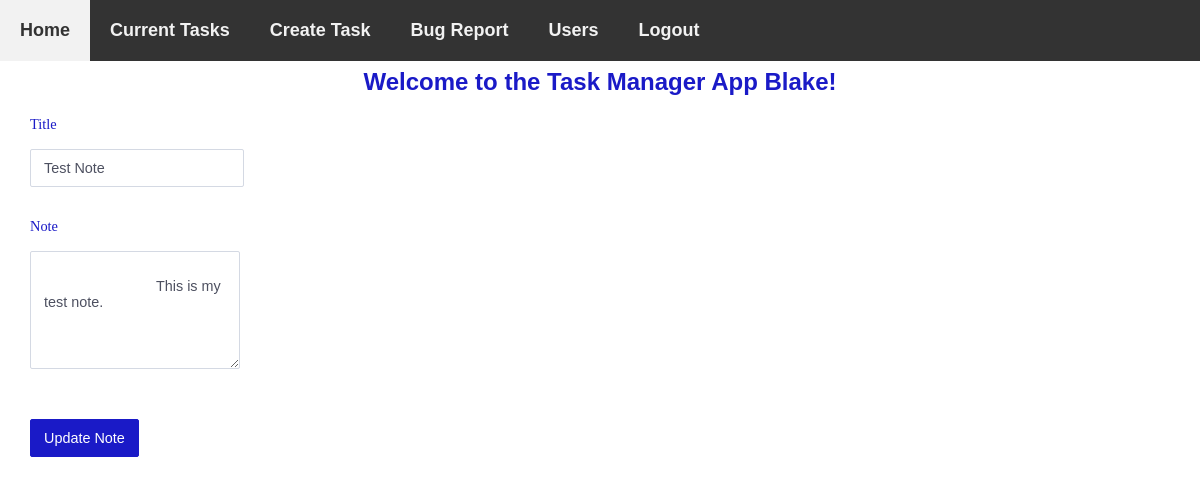
The page /notes/edit/1 (signed in) on the database its author committed.
### models.py (models this page shows, shortened)
class User(db.Model):
    id = db.Column("id", db.Integer, primary_key=True)
    first_name = db.Column("first_name", db.String(100))
    last_name = db.Column("last_name", db.String(100))
    email = db.Column("email", db.String(100))
    password = db.Column(db.String(255), nullable=False)
    registered_on = db.Column(db.DateTime, nullable=False)
    notes = db.relationship("Note", backref="user", lazy=True)
    comments = db.relationship("Comment", backref="user", lazy=True)

class Note(db.Model):
    id = db.Column("id", db.Integer, primary_key=True)
    title = db.Column("title", db.String(200))
    text = db.Column("text", db.String(100))
    date = db.Column("date", db.String(50))
    user_id = db.Column(db.Integer, db.ForeignKey("user.id"), nullable = False)
    comments = db.relationship("Comment", backref="note", cascade = "all, delete-orphan", lazy=True)

### flask06.py (the view)
@app.route('/notes/edit/<note_id>', methods=['GET', 'POST'])
def update_note(note_id):
    if session.get('user'):
        if request.method == 'POST':
            title = request.form['title']
            text = request.form['noteText']
            note = db.session.query(Note).filter_by(id=note_id).one()
            note.title = title
            note.text = text
            db.session.add(note)
            db.session.commit()
            return redirect(url_for('get_notes'))
        else:
            a_user = db.session.query(User).filter_by(email='bmccarn2@uncc.edu').one()
            my_note = db.session.query(Note).filter_by(id=note_id).one()
            return render_template('new.html', note=my_note, user=session['user'])
    else:
        return redirect(url_for('login'))

### templates/new.html (shortened to what this page needs)
<!DOCTYPE html>
<html lang="en">
    <head>
        <link rel="stylesheet" href="{{ url_for('static', filename='main.css') }}">
    </head>
    <body>
        <header id="navbar">
            <nav>
                <a href="{{ url_for('index')}}"> Home</a>
                <a href="{{ url_for('get_notes') }}">Current Tasks</a>
                <a href="{{ url_for('new_note') }}">Create Task</a>
                <a href="{{ url_for('form') }}">Bug Report</a>
                <a href="{{ url_for('get_users') }}">Users</a>
                <a href="{{ url_for('logout') }}">Logout</a>
            </nav>
        </header>
        <section id="content">
            <br>
            <h1>Welcome to the Task Manager App {{user}}!</h1>
            {% if note %}
                <form action="{{ url_for('update_note', note_id=note.id) }}" method="post">
            {% else %}
            <form action="new" method="post">
            {% endif %}
            <p><label>Title </label></p>
            <p>  <input type="text" name="title" placeholder="Enter title..." value="{% if note %}{{note.title}} {% endif %}"/></p>
                <p><label>Note </label></p>
                <p>
                    <textarea name="noteText"  rows="6" cols="0">
                        {% if note %}
                            {{note.text}}
                        {% else %}
                            Please enter task details here...
                        {% endif %}
                    </textarea>
                </p>
                <p>
                    {% if note %}
                        <input type="submit" value="Update Note"/>
                    {% else %}
                        <input type="submit" value="Add Note"/>
                    {% endif %}
                </p>
            </form>
        </section>
    </body>
</html>

### static/main.css (style rules this page uses)
body { margin: 0; }
body section { padding: 30px 30px 30px 30px; }
h1 { color: rgb(26, 26, 199); font-family: 'Trebuchet MS', 'Lucida Sans Unicode', 'Lucida Grande', 'Lucida Sans', Arial, sans-serif; text-align: center; }
form { background: white; width: 100%; }
label { font-size: .9em; color: rgb(26, 26, 199); margin-bottom: 3px; display: block; font-weight: 300; }
input, textarea { padding: 10px 13px; margin-bottom: 15px; border-radius: 2px; border: 1px solid #d4d9e3; font-weight: 200; color: #4d5060; font-family: 'Poppins', sans-serif; font-size: .9em; }
input[type="text"]::placeholder { color: #d4d9e3; }
input[type="submit"] { background: rgb(26, 26, 199); border: 0; color: white; border-radius: 2px; margin-top: 15px; font-weight: 400; border: 1px solid rgb(26, 26, 199); transition: all .3s ease-out; }
#navbar { overflow: hidden; background-color: #333; margin: 0; position: fixed; top: 0; width: 100%; }
#navbar a { float: left; display: block; color: #f2f2f2; padding: 20px; text-decoration: none; }
header { font-family: 'Trebuchet MS', 'Lucida Sans Unicode', 'Lucida Grande', 'Lucida Sans', Arial, sans-serif; font-size: large; font-weight: bold; text-align: center; }

### rows shown on the page
User: first_name "Blake"
Note: title "Test Note", noteText "This is my test note."
